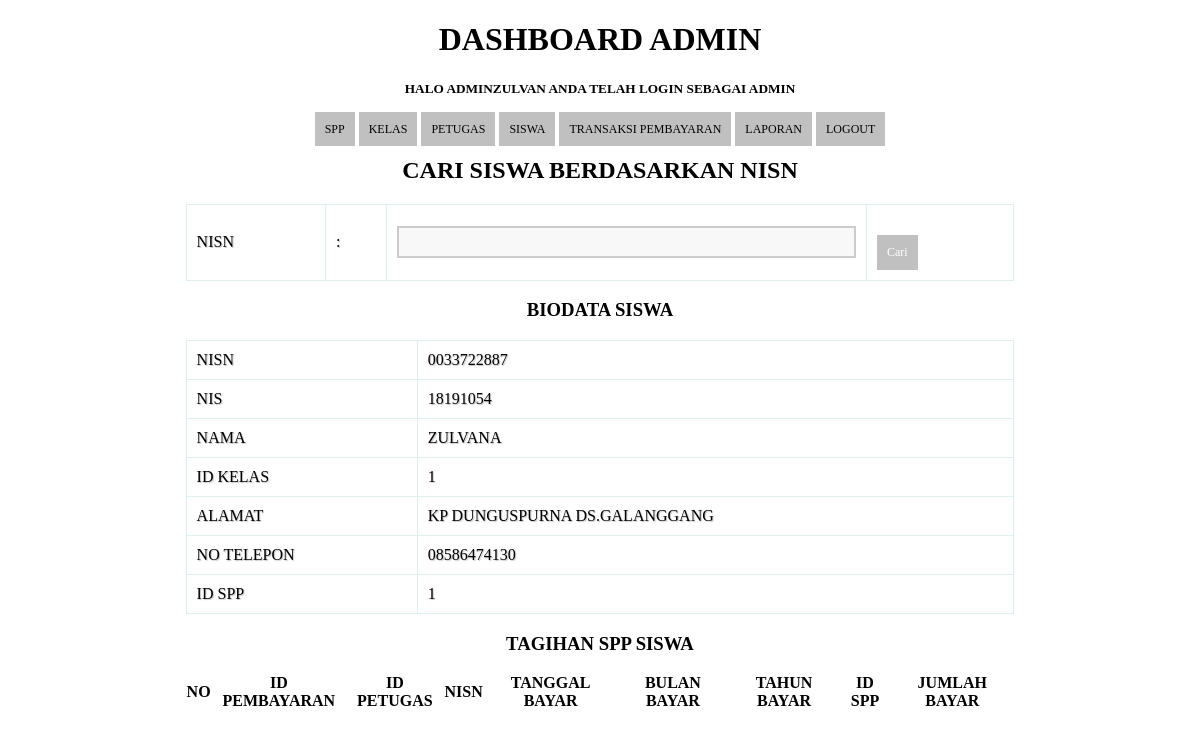
The app's page /histori.php?nisn=0033722887 (signed in) with its own data.
### tables this page shows
CREATE TABLE `siswa` (
  `nisn` char(11) NOT NULL,
  `nis` char(11) NOT NULL,
  `nama` varchar(35) NOT NULL,
  `id_kelas` int(11) NOT NULL,
  `alamat` text NOT NULL,
  `no_telp` varchar(13) NOT NULL,
  `id_spp` int(11) NOT NULL
);

### histori.php (the view, shortened to what this page needs)
<!DOCTYPE html>
<html>
  <head>
  </head>
<body>
<?php
include 'header.php';
 ?>
       <div class="container">
  <div class="page-header">
<center><h2>Cari Siswa Berdasarkan Nisn</h2>
  </div>
 <form action="" method="get">
  <table class="table">
    <tr>
      <td>Nisn </td>
      <td>:</td>
      <td>
        <input class="form-control" type="text" name="nisn">
      </td>
      <td>
        <button class="btn btn-success" type="submit" name="cari">Cari</button>
      </td>
    </tr>
  </table>
 </form>
<?php
if (isset($_GET['nisn']) && $_GET['nisn'] != ''){
  $data = $koneksi->query("SELECT * FROM siswa WHERE nisn = '$_GET[nisn]'");
  $data = mysqli_fetch_assoc($data);
?>
<div class="panel panel-info">
  <div class="panel-heading">
<center><h3>Biodata siswa</h3>
</div>
<div class="panel panel-body">
  <table class="table table-bordered table-striped">
    <tr>
      <td>Nisn</td>
      <td><?=$data['nisn'] ?></td>
    </tr>
    <tr>
      <td>Nis</td>
      <td><?= $data['nis'] ?></td>
    </tr>
    <tr>
      <td>Nama</td>
      <td><?= $data['nama'] ?></td>
    </tr>
    <tr>
      <td>Id Kelas</td>
      <td><?= $data['id_kelas'] ?></td>
    </tr>
    <tr>
      <td>Alamat</td>
      <td><?= $data['alamat'] ?></td>
    </tr>
    <tr>
      <td>No Telepon</td>
      <td><?= $data['no_telp'] ?></td>
    </tr>
    <tr>
      <td>ID SPP</td>
      <td><?= $data['id_spp'] ?></td>
    </tr>
  </table>
</div>
</div>
<div class="panel panel-info">
  <div class="panel-heading">
<center><h3>Tagihan SPP Siswa</h3>
</div>
<div class="panel-body ">
  <table class="table table-bordered table-striped">
<tr>
  <th>NO</th>
  <th>Id Pembayaran</th>
  <th>Id Petugas</th>
  <th>Nisn</th>
  <th>Tanggal Bayar</th>
  <th>Bulan Bayar</th>
  <th>Tahun Bayar</th>
  <th>Id Spp</th>
  <th>Jumlah Bayar</th>
</tr>
</table>
</div>
</div>
<?php
}
?>

### histori.php (style rules this page uses)
* { font-family: "Trebuchet MS"; }
tr { text-transform: uppercase; color:salmon; }
h2 { text-transform: uppercase; color: black; }
h3 { text-transform: uppercase; color: black; }
th { text-transform: uppercase; color:#000000; }
td { text-transform: uppercase; color:#silver; }
button { background-color: silver; color: #fff; padding: 10px; text-decoration: none; font-size: 12px; border: 0px; margin-top: 20px; }
input { padding: 6px; width: 100%; box-sizing: border-box; background: #f8f8f8; border: 2px solid #ccc; outline-color: salmon; }
div { text-transform: uppercase; color:#999999; }

### header.php (style rules this page uses)
* { font-family: "Trebuchet MS"; }
table { border: silver 1px #DDEEEE; border-collapse: collapse; border-spacing: 0; width: 70%; margin: 10px auto 10px auto; }
table tbody td { background-color: #white; border: solid 1px #DDEFEF ; color: #000000 ; padding: 10px; text-shadow: 1px 1px 1px #C0C0C0; }

### records on screen
siswa: nisn "0033722887", nis "18191054", nama "ZULVANA", id_kelas "1", alamat "KP DUNGUSPURNA DS.GALANGGANG", no_telp "08586474130", id_spp "1"

### other values on screen
$_SESSION['username'] "ADMINZULVAN"
$_SESSION['level'] "ADMIN"
